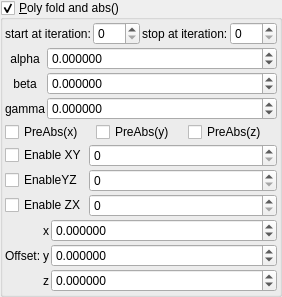
    <widget class="MyGroupBox" name="groupCheck_transf_function_enabledP_false">
     <property name="title">
      <string>&amp;Poly fold and abs()</string>
     </property>
     <property name="checkable">
      <bool>true</bool>
     </property>
     <layout class="QVBoxLayout" name="verticalLayout_17" stretch="0,0,0,0,0">
      <property name="spacing">
       <number>2</number>
      </property>
      <property name="leftMargin">
       <number>2</number>
      </property>
      <property name="topMargin">
       <number>2</number>
      </property>
      <property name="rightMargin">
       <number>2</number>
      </property>
      <property name="bottomMargin">
       <number>2</number>
      </property>
      <item>
       <layout class="QGridLayout" name="gridLayout_70">
        <property name="spacing">
         <number>2</number>
        </property>
        <item row="1" column="3">
         <widget class="MySpinBox" name="spinboxInt_transf_stop_iterations_P1">
          <property name="sizePolicy">
           <sizepolicy hsizetype="Minimum" vsizetype="Maximum">
            <horstretch>0</horstretch>
            <verstretch>0</verstretch>
           </sizepolicy>
          </property>
          <property name="maximum">
           <number>999</number>
          </property>
         </widget>
        </item>
        <item row="1" column="1">
         <widget class="MySpinBox" name="spinboxInt_transf_start_iterations_P">
          <property name="sizePolicy">
           <sizepolicy hsizetype="Minimum" vsizetype="Maximum">
            <horstretch>0</horstretch>
            <verstretch>0</verstretch>
           </sizepolicy>
          </property>
          <property name="maximum">
           <number>999</number>
          </property>
         </widget>
        </item>
        <item row="1" column="0">
         <widget class="QLabel" name="label_277">
          <property name="text">
           <string>start at iteration:</string>
          </property>
         </widget>
        </item>
        <item row="1" column="2">
         <widget class="QLabel" name="label_278">
          <property name="text">
           <string>stop at iteration:</string>
          </property>
         </widget>
        </item>
       </layout>
      </item>
      <item>
       <layout class="QGridLayout" name="gridLayout_13" columnstretch="0,1">
        <property name="spacing">
         <number>2</number>
        </property>
        <item row="2" column="1">
         <widget class="MyDoubleSpinBox" name="spinboxd3_transf_rotation_z">
          <property name="sizePolicy">
           <sizepolicy hsizetype="Minimum" vsizetype="Maximum">
            <horstretch>0</horstretch>
            <verstretch>0</verstretch>
           </sizepolicy>
          </property>
          <property name="prefix">
           <string/>
          </property>
          <property name="suffix">
           <string/>
          </property>
          <property name="decimals">
           <number>6</number>
          </property>
          <property name="minimum">
           <double>-36000.000000000000000</double>
          </property>
          <property name="maximum">
           <double>36000.000000000000000</double>
          </property>
          <property name="singleStep">
           <double>1.000000000000000</double>
          </property>
         </widget>
        </item>
        <item row="0" column="0">
         <widget class="QLabel" name="label_39">
          <property name="text">
           <string notr="true">alpha</string>
          </property>
          <property name="alignment">
           <set>Qt::AlignCenter</set>
          </property>
         </widget>
        </item>
        <item row="1" column="0">
         <widget class="QLabel" name="label_40">
          <property name="text">
           <string notr="true">beta</string>
          </property>
          <property name="alignment">
           <set>Qt::AlignCenter</set>
          </property>
         </widget>
        </item>
        <item row="1" column="1">
         <widget class="MyDoubleSpinBox" name="spinboxd3_transf_rotation_y">
          <property name="sizePolicy">
           <sizepolicy hsizetype="Minimum" vsizetype="Maximum">
            <horstretch>0</horstretch>
            <verstretch>0</verstretch>
           </sizepolicy>
          </property>
          <property name="prefix">
           <string/>
          </property>
          <property name="suffix">
           <string/>
          </property>
          <property name="decimals">
           <number>6</number>
          </property>
          <property name="minimum">
           <double>-36000.000000000000000</double>
          </property>
          <property name="maximum">
           <double>36000.000000000000000</double>
          </property>
          <property name="singleStep">
           <double>1.000000000000000</double>
          </property>
         </widget>
        </item>
        <item row="2" column="0">
         <widget class="QLabel" name="label_41">
          <property name="text">
           <string notr="true">gamma</string>
          </property>
          <property name="alignment">
           <set>Qt::AlignCenter</set>
          </property>
         </widget>
        </item>
        <item row="0" column="1">
         <widget class="MyDoubleSpinBox" name="spinboxd3_transf_rotation_x">
          <property name="sizePolicy">
           <sizepolicy hsizetype="Minimum" vsizetype="Maximum">
            <horstretch>0</horstretch>
            <verstretch>0</verstretch>
           </sizepolicy>
          </property>
          <property name="prefix">
           <string/>
          </property>
          <property name="suffix">
           <string/>
          </property>
          <property name="decimals">
           <number>6</number>
          </property>
          <property name="minimum">
           <double>-36000.000000000000000</double>
          </property>
          <property name="maximum">
           <double>36000.000000000000000</double>
          </property>
          <property name="singleStep">
           <double>1.000000000000000</double>
          </property>
         </widget>
        </item>
       </layout>
      </item>
      <item>
       <layout class="QGridLayout" name="gridLayout_2">
        <item row="0" column="2">
         <widget class="MyCheckBox" name="checkBox_transf_function_enabledz">
          <property name="text">
           <string>PreAbs(z)</string>
          </property>
         </widget>
        </item>
        <item row="0" column="1">
         <widget class="MyCheckBox" name="checkBox_transf_function_enabledy">
          <property name="text">
           <string>PreAbs(y)</string>
          </property>
         </widget>
        </item>
        <item row="0" column="0">
         <widget class="MyCheckBox" name="checkBox_transf_function_enabledx">
          <property name="text">
           <string>PreAbs(x)</string>
          </property>
         </widget>
        </item>
       </layout>
      </item>
      <item>
       <layout class="QGridLayout" name="gridLayout_45" columnstretch="0,1">
        <property name="spacing">
         <number>2</number>
        </property>
        <item row="1" column="0">
         <widget class="MyCheckBox" name="checkBox_transf_function_enabledCy_false">
          <property name="enabled">
           <bool>true</bool>
          </property>
          <property name="font">
           <font>
            <weight>50</weight>
            <bold>false</bold>
           </font>
          </property>
          <property name="text">
           <string>EnableYZ</string>
          </property>
         </widget>
        </item>
        <item row="2" column="0">
         <widget class="MyCheckBox" name="checkBox_transf_function_enabledCz_false">
          <property name="enabled">
           <bool>true</bool>
          </property>
          <property name="font">
           <font>
            <weight>50</weight>
            <bold>false</bold>
           </font>
          </property>
          <property name="text">
           <string>Enable ZX</string>
          </property>
         </widget>
        </item>
        <item row="1" column="1">
         <widget class="MySpinBox" name="spinboxInt_transf_int8_Y">
          <property name="enabled">
           <bool>true</bool>
          </property>
          <property name="sizePolicy">
           <sizepolicy hsizetype="Minimum" vsizetype="Maximum">
            <horstretch>0</horstretch>
            <verstretch>0</verstretch>
           </sizepolicy>
          </property>
          <property name="maximum">
           <number>999</number>
          </property>
         </widget>
        </item>
        <item row="0" column="0">
         <widget class="MyCheckBox" name="checkBox_transf_function_enabledCx">
          <property name="font">
           <font>
            <weight>50</weight>
            <bold>false</bold>
           </font>
          </property>
          <property name="text">
           <string>Enable XY</string>
          </property>
         </widget>
        </item>
        <item row="2" column="1">
         <widget class="MySpinBox" name="spinboxInt_transf_int8_Z">
          <property name="enabled">
           <bool>true</bool>
          </property>
          <property name="sizePolicy">
           <sizepolicy hsizetype="Minimum" vsizetype="Maximum">
            <horstretch>0</horstretch>
            <verstretch>0</verstretch>
           </sizepolicy>
          </property>
          <property name="maximum">
           <number>999</number>
          </property>
         </widget>
        </item>
        <item row="0" column="1">
         <widget class="MySpinBox" name="spinboxInt_transf_int8_X">
          <property name="sizePolicy">
           <sizepolicy hsizetype="Minimum" vsizetype="Maximum">
            <horstretch>0</horstretch>
            <verstretch>0</verstretch>
           </sizepolicy>
          </property>
          <property name="maximum">
           <number>999</number>
          </property>
         </widget>
        </item>
       </layout>
      </item>
      <item>
       <layout class="QGridLayout" name="gridLayout_39" columnstretch="0,0,1">
        <property name="spacing">
         <number>2</number>
        </property>
        <item row="1" column="1">
         <widget class="QLabel" name="label_141">
          <property name="text">
           <string notr="true">y</string>
          </property>
         </widget>
        </item>
        <item row="0" column="1">
         <widget class="QLabel" name="label_142">
          <property name="text">
           <string notr="true">x</string>
          </property>
         </widget>
        </item>
        <item row="2" column="1">
         <widget class="QLabel" name="label_143">
          <property name="text">
           <string notr="true">z</string>
          </property>
         </widget>
        </item>
        <item row="0" column="0" rowspan="3">
         <widget class="QLabel" name="label_276">
          <property name="text">
           <string>Offset:</string>
          </property>
         </widget>
        </item>
        <item row="0" column="2">
         <widget class="MyDoubleSpinBox" name="spinbox3_transf_offsetF_000_x">
          <property name="sizePolicy">
           <sizepolicy hsizetype="Minimum" vsizetype="Maximum">
            <horstretch>0</horstretch>
            <verstretch>0</verstretch>
           </sizepolicy>
          </property>
          <property name="font">
           <font>
            <weight>50</weight>
            <bold>false</bold>
           </font>
          </property>
          <property name="prefix">
           <string/>
          </property>
          <property name="suffix">
           <string/>
          </property>
          <property name="decimals">
           <number>6</number>
          </property>
          <property name="minimum">
           <double>-99.989999999999995</double>
          </property>
          <property name="maximum">
           <double>99.989999999999995</double>
          </property>
          <property name="singleStep">
           <double>0.100000000000000</double>
          </property>
         </widget>
        </item>
        <item row="1" column="2">
         <widget class="MyDoubleSpinBox" name="spinbox3_transf_offsetF_000_y">
          <property name="sizePolicy">
           <sizepolicy hsizetype="Minimum" vsizetype="Maximum">
            <horstretch>0</horstretch>
            <verstretch>0</verstretch>
           </sizepolicy>
          </property>
          <property name="font">
           <font>
            <weight>50</weight>
            <bold>false</bold>
           </font>
          </property>
          <property name="prefix">
           <string/>
          </property>
          <property name="suffix">
           <string/>
          </property>
          <property name="decimals">
           <number>6</number>
          </property>
          <property name="minimum">
           <double>-99.989999999999995</double>
          </property>
          <property name="maximum">
           <double>99.989999999999995</double>
          </property>
          <property name="singleStep">
           <double>0.100000000000000</double>
          </property>
         </widget>
        </item>
        <item row="2" column="2">
         <widget class="MyDoubleSpinBox" name="spinbox3_transf_offsetF_000_z">
          <property name="sizePolicy">
           <sizepolicy hsizetype="Minimum" vsizetype="Maximum">
            <horstretch>0</horstretch>
            <verstretch>0</verstretch>
           </sizepolicy>
          </property>
          <property name="font">
           <font>
            <weight>50</weight>
            <bold>false</bold>
           </font>
          </property>
          <property name="prefix">
           <string/>
          </property>
          <property name="suffix">
           <string/>
          </property>
          <property name="decimals">
           <number>6</number>
          </property>
          <property name="minimum">
           <double>-99.989999999999995</double>
          </property>
          <property name="maximum">
           <double>99.989999999999995</double>
          </property>
          <property name="singleStep">
           <double>0.100000000000000</double>
          </property>
         </widget>
        </item>
       </layout>
      </item>
     </layout>
    </widget>
